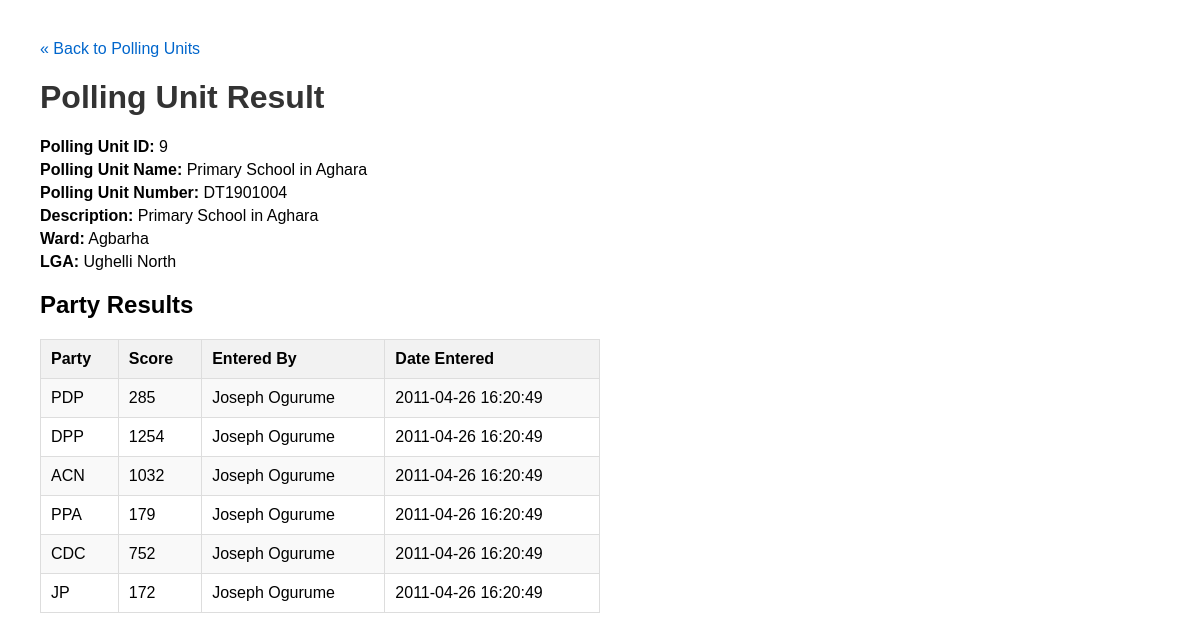
The page /polling-unit/9/ on the database its author committed.
### bincom_app/models.py (models this page shows)
class PollingUnit(models.Model):
    uniqueid = models.AutoField(primary_key=True)
    polling_unit_id = models.IntegerField()
    ward_id = models.IntegerField()
    lga_id = models.IntegerField()
    uniquewardid = models.IntegerField(null=True, blank=True)
    polling_unit_number = models.CharField(max_length=50, null=True, blank=True)
    polling_unit_name = models.CharField(max_length=50, null=True, blank=True)
    polling_unit_description = models.TextField(null=True, blank=True)
    lat = models.CharField(max_length=255, null=True, blank=True)
    long = models.CharField(max_length=255, null=True, blank=True)
    entered_by_user = models.CharField(max_length=50, null=True, blank=True)
    date_entered = models.DateTimeField(null=True, blank=True)
    user_ip_address = models.CharField(max_length=50, null=True, blank=True)
    class Meta:
        db_table = 'polling_unit'

class Ward(models.Model):
    uniqueid = models.AutoField(primary_key=True)
    ward_id = models.IntegerField()
    ward_name = models.CharField(max_length=50)
    lga_id = models.IntegerField()
    ward_description = models.TextField(null=True, blank=True)
    entered_by_user = models.CharField(max_length=50)
    date_entered = models.DateTimeField()
    user_ip_address = models.CharField(max_length=50)
    class Meta:
        db_table = 'ward'

class Lga(models.Model):
    uniqueid = models.AutoField(primary_key=True)
    lga_id = models.IntegerField()
    lga_name = models.CharField(max_length=50)
    state_id = models.IntegerField()
    lga_description = models.TextField(null=True, blank=True)
    entered_by_user = models.CharField(max_length=50)
    date_entered = models.DateTimeField()
    user_ip_address = models.CharField(max_length=50)
    class Meta:
        db_table = 'lga'

class AnnouncedPuResults(models.Model):
    result_id = models.AutoField(primary_key=True)
    polling_unit_uniqueid = models.CharField(max_length=50)
    party_abbreviation = models.CharField(max_length=4)
    party_score = models.IntegerField()
    entered_by_user = models.CharField(max_length=50)
    date_entered = models.DateTimeField()
    user_ip_address = models.CharField(max_length=50)
    class Meta:
        db_table = 'announced_pu_results'

### bincom_app/views.py (the view)
# urls.py: path('polling-unit/<int:pu_id>/', views.polling_unit_result, name='polling_unit_result'),
def polling_unit_result(request, pu_id):
    polling_unit = get_object_or_404(PollingUnit, uniqueid=pu_id)
    results = AnnouncedPuResults.objects.filter(
        polling_unit_uniqueid=str(pu_id)
    )
    lga = None
    ward = None
    try:
        lga = Lga.objects.get(lga_id=polling_unit.lga_id)
    except Lga.DoesNotExist:
        pass
    try:
        ward = Ward.objects.get(ward_id=polling_unit.ward_id, lga_id=polling_unit.lga_id)
    except Ward.DoesNotExist:
        pass
    context = {
        'polling_unit': polling_unit,
        'results': results,
        'lga': lga,
        'ward': ward,
    }
    return render(request, 'bincom_app/polling_unit_result.html', context)

### bincom_app/templates/bincom_app/polling_unit_result.html (shortened to what this page needs)
<!DOCTYPE html>
<html>
<head>
</head>
<body>
    <a href="{% url 'home' %}?state_id={{ lga.state_id|default:'25' }}">&laquo; Back to Polling Units</a>
    <h1>Polling Unit Result</h1>
    <div class="info">
        <p><strong>Polling Unit ID:</strong> {{ polling_unit.uniqueid }}</p>
        <p><strong>Polling Unit Name:</strong> {{ polling_unit.polling_unit_name|default:"N/A" }}</p>
        <p><strong>Polling Unit Number:</strong> {{ polling_unit.polling_unit_number|default:"N/A" }}</p>
        <p><strong>Description:</strong> {{ polling_unit.polling_unit_description|default:"N/A" }}</p>
        {% if ward %}
            <p><strong>Ward:</strong> {{ ward.ward_name }}</p>
        {% endif %}
        {% if lga %}
            <p><strong>LGA:</strong> {{ lga.lga_name }}</p>
        {% endif %}
    </div>
    <h2>Party Results</h2>
    {% if results %}
        <table>
            <tr>
                <th>Party</th>
                <th>Score</th>
                <th>Entered By</th>
                <th>Date Entered</th>
            </tr>
            {% for result in results %}
                <tr>
                    <td>{{ result.party_abbreviation }}</td>
                    <td>{{ result.party_score }}</td>
                    <td>{{ result.entered_by_user|default:"N/A" }}</td>
                    <td>{{ result.date_entered|date:"Y-m-d H:i:s" }}</td>
                </tr>
            {% endfor %}
        </table>
    {% else %}
        <p>No results found for this polling unit.</p>
    {% endif %}
</body>
</html>

### bincom_app/templates/bincom_app/polling_unit_result.html (style rules this page uses)
body { font-family: Arial, sans-serif; margin: 40px; }
h1 { color: #333; }
table { border-collapse: collapse; width: 50%; margin-top: 20px; }
th, td { border: 1px solid #ddd; padding: 10px; text-align: left; }
th { background-color: #f2f2f2; }
tr:nth-child(even) { background-color: #f9f9f9; }
.info { margin-bottom: 20px; }
.info p { margin: 5px 0; }
a { color: #0066cc; text-decoration: none; }

### rows shown on the page
PollingUnit: uniqueid "9", polling_unit_name "Primary School in Aghara", polling_unit_number "DT1901004", polling_unit_description "Primary School in Aghara"
Ward: ward_name "Agbarha"
Lga: lga_name "Ughelli North"
AnnouncedPuResults: party_abbreviation "PDP", party_score "285", entered_by_user "Joseph Ogurume", date_entered "2011-04-26 16:20:49"
AnnouncedPuResults: party_abbreviation "DPP", party_score "1254", entered_by_user "Joseph Ogurume", date_entered "2011-04-26 16:20:49"
AnnouncedPuResults: party_abbreviation "ACN", party_score "1032", entered_by_user "Joseph Ogurume", date_entered "2011-04-26 16:20:49"
AnnouncedPuResults: party_abbreviation "PPA", party_score "179", entered_by_user "Joseph Ogurume", date_entered "2011-04-26 16:20:49"
AnnouncedPuResults: party_abbreviation "CDC", party_score "752", entered_by_user "Joseph Ogurume", date_entered "2011-04-26 16:20:49"
AnnouncedPuResults: party_abbreviation "JP", party_score "172", entered_by_user "Joseph Ogurume", date_entered "2011-04-26 16:20:49"
